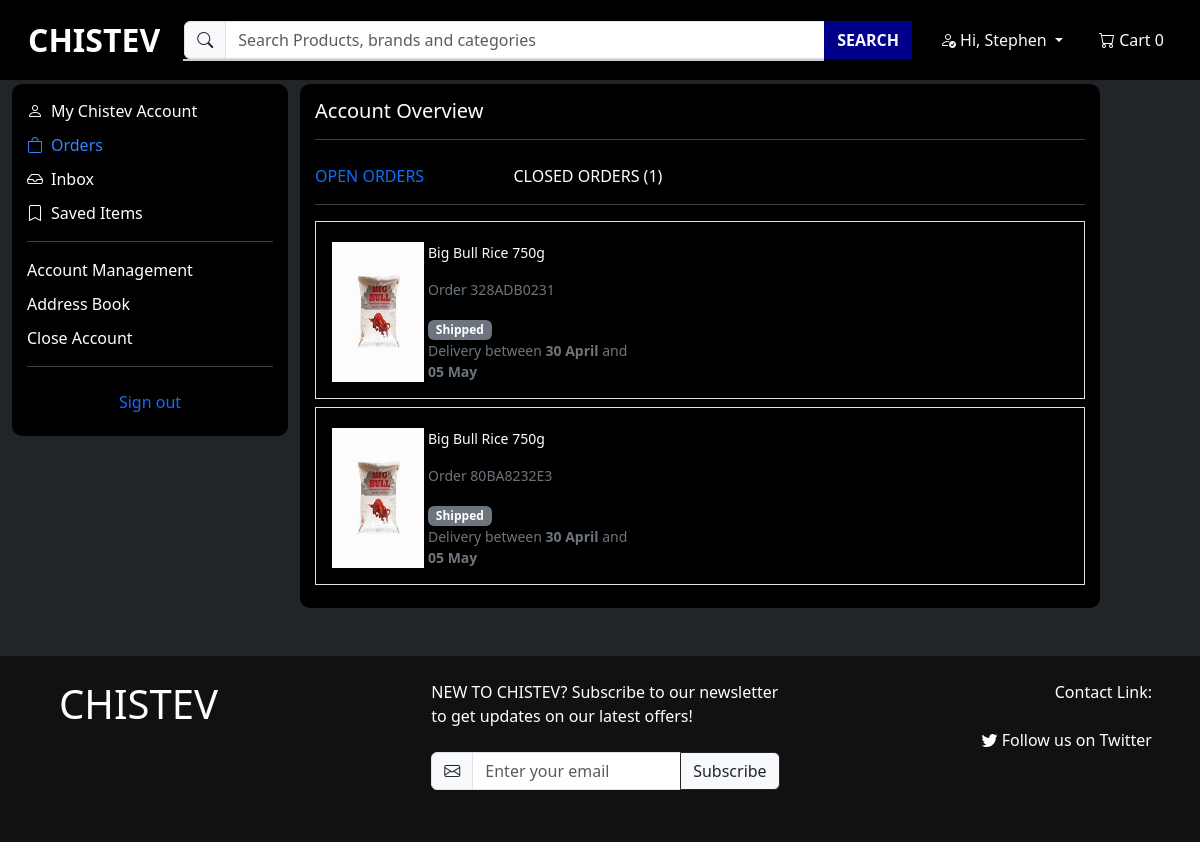
Page /accounts/orders/ (signed in) on the committed database.
### accounts/models.py (models this page shows, shortened)
class CustomUser(AbstractBaseUser, PermissionsMixin):
    email = models.EmailField(unique=True)
    first_name = models.CharField(max_length=30, blank=True)
    last_name = models.CharField(max_length=30, blank=True)
    is_active = models.BooleanField(default=True)
    is_staff = models.BooleanField(default=False)
    objects = CustomUserManager()
    USERNAME_FIELD = 'email'
    REQUIRED_FIELDS = []
    groups = models.ManyToManyField(
        'auth.Group',
        related_name='custom_user_groups_set',
        blank=True,
        verbose_name='groups',
        help_text='The groups this user belongs to. A user will get all permissions granted to each of their groups.',
    )
    user_permissions = models.ManyToManyField(
        'auth.Permission',
        related_name='custom_user_permissions_set',
        blank=True,
        verbose_name='user permissions',
        help_text='Specific permissions for this user.',
    )

class PersonalDetails(models.Model):
    user = models.OneToOneField(CustomUser, on_delete=models.CASCADE, related_name='personal_details')
    first_name = models.CharField(max_length=255)
    middle_name = models.CharField(max_length=255, blank=True)  # Allow blank since middle name might not be present
    last_name = models.CharField(max_length=255)
    security_code = models.CharField(max_length=4, blank=True, null=True)
    security_code_expiration = models.DateTimeField(blank=True, null=True)

### ecommerce/models.py (models this page shows, shortened)
class Order(models.Model):
    PAYMENT_METHOD_CHOICES = (
        ('pay_on_delivery', 'Tap & Relax, Pay with Bank Transfer on Delivery'),
        ('bank_transfer', 'Bank Transfer'),
    )
    DEFAULT_PAYMENT_METHOD = 'pay_on_delivery'
    order_number = models.CharField(max_length=10, unique=True)
    user = models.ForeignKey(settings.AUTH_USER_MODEL, on_delete=models.CASCADE)
    items = models.ManyToManyField('Product', through='OrderItem')
    total_amount = models.DecimalField(max_digits=10, decimal_places=2)
    order_date = models.DateTimeField(auto_now_add=True)
    payment_method = models.CharField(max_length=20, choices=PAYMENT_METHOD_CHOICES, default=DEFAULT_PAYMENT_METHOD)
    is_cancelled = models.BooleanField(default=False)
    cancellation_date = models.DateTimeField(null=True, blank=True)

class OrderItem(models.Model):
    order = models.ForeignKey(Order, on_delete=models.CASCADE)
    product = models.ForeignKey('Product', on_delete=models.CASCADE)
    quantity = models.PositiveIntegerField(default=1)
    price = models.DecimalField(max_digits=10, decimal_places=2)

class Product(models.Model):
    name = models.CharField(max_length=100)
    image = models.ImageField()
    old_price = models.DecimalField(max_digits=10, decimal_places=2, blank=True, null=True)
    new_price = models.DecimalField(max_digits=10, decimal_places=2)
    discount_percentage = models.IntegerField(default=0)
    rating = models.DecimalField(max_digits=3, decimal_places=2, default=0.0)
    description = CKEditor5Field('Text', config_name='extends')
    super_category = models.ForeignKey(SuperCategory, on_delete=models.CASCADE)
    category = models.ForeignKey(Category, on_delete=models.CASCADE)

### accounts/views.py (the view)
    def wrapper(request, *args, **kwargs):
        if not request.user.is_authenticated:
            return redirect('accounts:login_or_register')
        return view_func(request, *args, **kwargs)

### accounts/views.py (called while the page is built)
def redirect_to_login_or_register(view_func):
    def wrapper(request, *args, **kwargs):
        if not request.user.is_authenticated:
            return redirect('accounts:login_or_register')
        return view_func(request, *args, **kwargs)
    return wrapper

@redirect_to_login_or_register
def account_page(request, template_name, additional_context=None):
    current_path = resolve(request.path_info).url_name
    context = {'current_path': current_path}
    if additional_context:
        context.update(additional_context)
    return render(request, template_name, context)

def calculate_delivery_dates(order_date):
    delivery_start_date = order_date + timedelta(days=5)
    delivery_end_date = order_date + timedelta(days=10)
    return delivery_start_date, delivery_end_date

### accounts/templates/accounts/orders.html (shortened to what this page needs)
{% extends 'ecommerce/base.html' %}
{% load humanize %}
{% block body %}
             {% include 'accounts/account_navigation.html' %}
                <h5>Account Overview</h5>
                <hr>
                <div class="row mt-4">
                    <div class="col-md-3">
                        <a href="#" class="text-decoration-none">OPEN ORDERS</a>
                    </div>
                    <div class="col-md-3">
                        <a href="{% url 'accounts:closed_orders' %}" class="text-decoration-none closed-orders">CLOSED ORDERS ({{ total_cancelled_orders }})</a>
                    </div>
                </div>
                <hr>
                {% if active_orders %}
                {% for order_info in active_orders %}
                    {% with order=order_info.order %}
                        <div class="border p-3 mb-2">
                            <a href="{% url 'accounts:order_details' order_number=order.order_number %}" class="text-decoration-none text-white">
                                <div class="col-md-5 mt-1 d-flex">
                                    <img src="{{ order_info.order_item.product.image.url }}" alt="{{ order_info.order_item.product.name }}" class="img-fluid" style="width: 30%;">
                                    <div class="ms-1">
                                        <p class="small text-nowrap">{{ order_info.order_item.product.name }}</p>
                                        <p class="small text-secondary">Order {{ order.order_number }}</p>
                                        <span class="badge bg-secondary">Shipped</span>
                                        <div class="small text-secondary">Delivery between <b>{{ order_info.delivery_start_date|date:"d F" }}</b> and <b>{{ order_info.delivery_end_date|date:"d F" }}</b></div>
                                    </div>
                                </div>
                            </a>
                        </div>
                    {% endwith %}
                {% endfor %}
            {% endif %}
            </div>
        </div>
    </div>
</body>
{% endblock %}

### ecommerce/templates/ecommerce/base.html (shortened to what this page needs)
{% load static %}
<!DOCTYPE html>
<html lang="en">
<head>
    <link href="https://cdn.jsdelivr.net/npm/bootstrap@5.3.3/dist/css/bootstrap.min.css" rel="stylesheet"
>
    <link rel="stylesheet" href="https://cdn.jsdelivr.net/npm/bootstrap-icons@1.11.1/font/bootstrap-icons.css">
    {% block css %}
    <link rel="stylesheet" type="text/css" href="{% static 'styles.css' %}">
    <link rel="stylesheet" type="text/css" href="{% static 'styles2.css' %}">
    {% endblock %}
</head>
<body class="bg-dark d-flex flex-column">
    <nav class="navbar navbar-expand-lg navbar-light navbar-custom fixed-top">
        <div class="container-fluid">
            <a class="navbar-brand ms-3 fs-2 text-white fw-bold" href="{% url 'ecommerce:index' %}">CHISTEV</a>
            <div class="collapse navbar-collapse" id="navbarNav">
                <form class="d-flex mx-auto my-2 my-lg-0" method="GET" action="{% url 'ecommerce:product_search' %}">
                    <div class="input-group">
                        <span class="input-group-text"><i class="bi bi-search"></i></span>
                        <input id="search-input" class="form-control" type="search" name="query"  style="width: 70%;" placeholder="Search Products, brands and categories" aria-label="Search" value="{{ query }}">
                        <button class="btn btn-outline-light btn-search" type="submit">SEARCH</button>
                        <div id="autocomplete-suggestions" class="position-absolute top-100"></div>
                    </div>
                </form>
                <div class="navbar-nav ms-auto align-items-center">
                    <div class="nav-item dropdown">
                        <button class="btn btn-outline-light btn-account dropdown-toggle" type="button" id="accountDropdown" data-bs-toggle="dropdown" aria-expanded="false">
                            {% if user.is_authenticated %}
                            <i class="bi bi-person-check"></i> Hi, {{ user.personal_details.first_name }}
                            {% else %}
                            <i class="bi bi-person"></i> Account
                            {% endif %}
                        </button>
                    </div>
                    <div class="navbar-text">
                        <button class="btn btn-outline-light btn-cart" type="button">
                            <a href="{% url 'cart:cart' %}" class="btn btn-outline-light btn-cart text-white" role="button">
                                <i class="bi bi-cart"></i> Cart <span id="cart-count">0</span>
                            </a>
                        </button>
                    </div>
                </div>
            </div>
        </div>
    </nav>
    {% block body %}
    {% endblock %}
    <footer class=" p-4 mt-5 text-white" style="background-color: rgba(0, 0, 0, 0.534);">
        <div class="container">
            <div class="row">
                <div class="col-md-4">
                    <h1>CHISTEV</h1>
                </div>
                <div class="col-md-4">
                    <p class="mb-4">NEW TO CHISTEV? Subscribe to our newsletter to get updates on our latest offers!</p>
                    <form>
                        <div class="input-group mb-3">
                            <span class="input-group-text" id="email-icon"><i class="bi bi-envelope"></i></span>
                            <input type="email" class="form-control" placeholder="Enter your email" aria-label="Email" aria-describedby="subscribe-btn" style="background-color: #fff; color: #000;">
                            <button class="btn btn-light btn-outline-dark" type="button" id="subscribe-btn">Subscribe</button>
                        </div>
                    </form>
                </div>
                <div class="col-md-4 d-flex flex-column align-items-end">
                    <p class="mb-4">Contact Link:</p>
                        <a href="https://twitter.com/chistev12" target="_blank" class="text-white text-decoration-none"><i class="bi bi-twitter"></i> Follow us on Twitter</a>
                </div>
                </div>
            </div>
</footer>
</body>
</html>

### assets/styles.css (style rules this page uses)
.input-group input { flex: 1 !important; }
* { margin: 0; padding: 0; }
.navbar-custom { background-color: black; }
.btn-search { background-color: darkblue; border-color: darkblue; font-weight: bold; }
.btn-account, .btn-help, .btn-cart { border: none; }
.btn-cart { border: none; }
body { background-color: royalblue; padding-top: 60px; }
.closed-orders, .open-orders { color: white; }
@media (min-width: 992px) { .form-control { width: 600px !important; } }

### assets/styles2.css (style rules this page uses)
.container { display: inline-block; position: relative; padding-left: 35px; margin-bottom: 12px; cursor: pointer; font-size: 16px; user-select: none; }
#autocomplete-suggestions { width: 88%; background-color: white; border: 1px solid #ccc; box-shadow: 0 2px 4px rgba(0, 0, 0, 0.1); z-index: 1000; }

### rows in the picture
CustomUser: personal_details.first_name "Stephen"
Order: order_item.product.image (picture), order_item.product.name "Big Bull Rice 750g", order.order_number "328ADB0231", delivery_start_date "30 April", delivery_end_date "05 May"
Order: order_item.product.image (picture), order_item.product.name "Big Bull Rice 750g", order.order_number "80BA8232E3", delivery_start_date "30 April", delivery_end_date "05 May"

### other values in the picture
{{ total_cancelled_orders }} "1"
